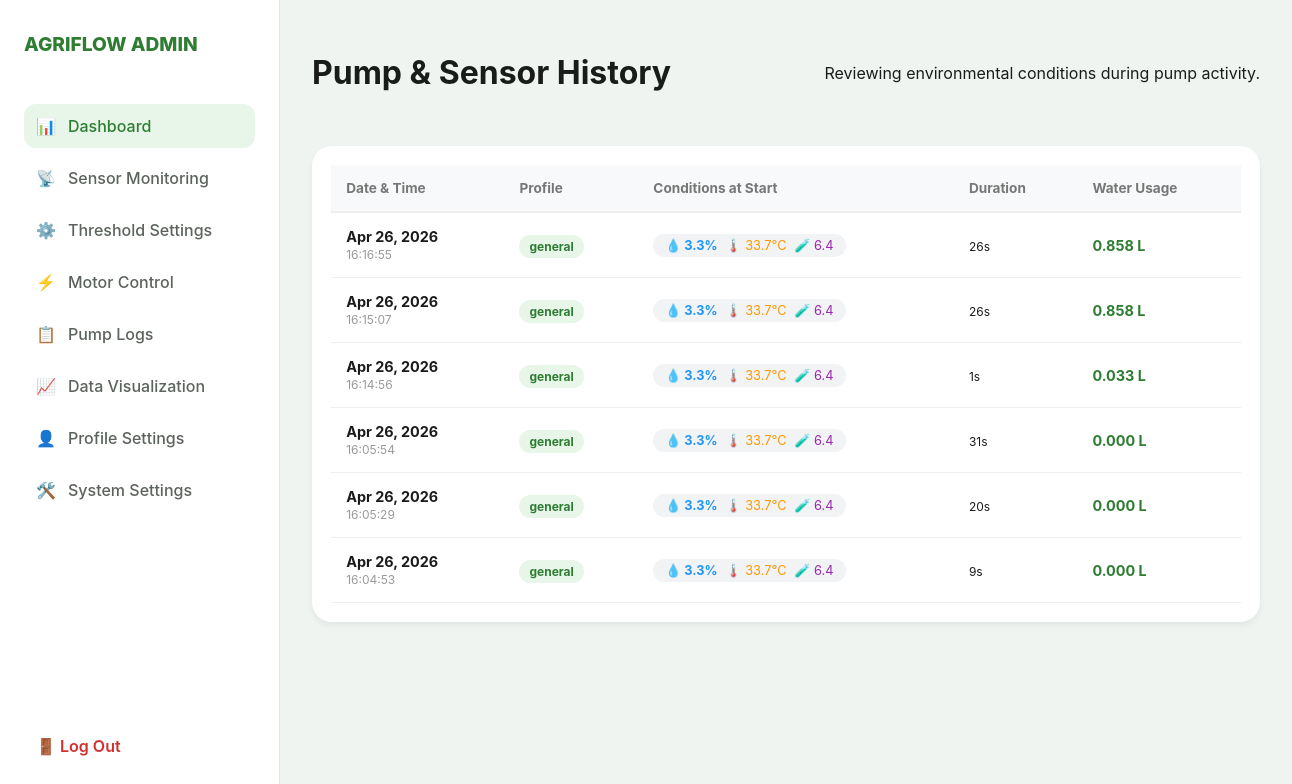
The page /agriflow_web/pump_logs.php (signed in) on the database its author committed.
### tables this page shows
CREATE TABLE `pump_logs` (
  `id` int(11) NOT NULL,
  `start_time` datetime DEFAULT current_timestamp(),
  `end_time` datetime DEFAULT NULL,
  `duration_seconds` int(11) DEFAULT 0,
  `liters_used` float DEFAULT 0
);

CREATE TABLE `device_controls` (
  `id` int(11) NOT NULL,
  `mode` varchar(10) DEFAULT 'manual',
  `pump_status` tinyint(1) DEFAULT 0,
  `selected_plant` varchar(50) DEFAULT 'general',
  `initialized` tinyint(1) DEFAULT 0,
  `auto_lock` tinyint(1) DEFAULT 0
);

### agriflow_web/pump_logs.php (the view, shortened to what this page needs)
<?php
$host = 'localhost';
$dbname = 'agriflow_db';
$username = 'root';
$password = '';
try {
    $pdo = new PDO("mysql:host=$host;dbname=$dbname", $username, $password);
    $pdo->setAttribute(PDO::ATTR_ERRMODE, PDO::ERRMODE_EXCEPTION);
    $stmt = $pdo->query("
        SELECT
            pl.*,
            dc.selected_plant,
            (SELECT moisture FROM sensor_logs WHERE timestamp <= pl.start_time ORDER BY timestamp DESC LIMIT 1) as start_moisture,
            (SELECT temp FROM sensor_logs WHERE timestamp <= pl.start_time ORDER BY timestamp DESC LIMIT 1) as start_temp,
            (SELECT ph FROM sensor_logs WHERE timestamp <= pl.start_time ORDER BY timestamp DESC LIMIT 1) as start_ph
        FROM pump_logs pl
        CROSS JOIN device_controls dc
        WHERE dc.id = 1
        ORDER BY pl.start_time DESC
    ");
    $logs = $stmt->fetchAll(PDO::FETCH_ASSOC);
} catch (PDOException $e) {
    die("Connection failed: " . $e->getMessage());
}
?>
<!DOCTYPE html>
<html lang="en">
<head>
    <link rel="stylesheet" href="style.css">
</head>
<body>
    <?php include('sidebar/sidebar.php'); ?>
    <main>
        <header>
            <h1>Pump & Sensor History</h1>
            <p>Reviewing environmental conditions during pump activity.</p>
        </header>
        <section class="log-table-container">
            <table>
                <thead>
                    <tr>
                        <th>Date & Time</th>
                        <th>Profile</th>
                        <th>Conditions at Start</th>
                        <th>Duration</th>
                        <th>Water Usage</th>
                    </tr>
                </thead>
                <tbody>
                    <?php foreach ($logs as $log): ?>
                    <tr>
                        <td>
                            <strong><?php echo date('M d, Y', strtotime($log['start_time'])); ?></strong><br>
                            <small style="color:#999"><?php echo date('H:i:s', strtotime($log['start_time'])); ?></small>
                        </td>
                        <td><span class="plant-badge"><?php echo str_replace('_', ' ', $log['selected_plant']); ?></span></td>
                        <td>
                            <div class="sensor-pill">
                                <span class="moisture-val">💧 <?php echo number_format($log['start_moisture'] ?? 0, 1); ?>%</span>
                                <span class="temp-val">🌡️ <?php echo number_format($log['start_temp'] ?? 0, 1); ?>°C</span>
                                <span class="ph-val">🧪 <?php echo number_format($log['start_ph'] ?? 0, 1); ?></span>
                            </div>
                        </td>
                        <td><small><?php echo $log['duration_seconds']; ?>s</small></td>
                        <td style="font-weight: bold; color: #2e7d32;">
                            <?php echo number_format($log['liters_used'], 3); ?> L
                        </td>
                    </tr>
                    <?php endforeach; ?>
                </tbody>
            </table>
        </section>
    </main>
</body>
</html>

### agriflow_web/sidebar/sidebar.php (shortened to what this page needs)
<nav class="sidebar" id="sidebar">
    <div>
        <a href="#" class="nav-logo">AGRIFLOW ADMIN</a>
        <ul class="nav-links">
            <li><a href="dashboard.php" class="active"><span>📊</span> Dashboard</a></li>
            <li><a href="sensor_monitoring.php"><span>📡</span> Sensor Monitoring</a></li>
            <li><a href="threshold_settings.php"><span>⚙️</span> Threshold Settings</a></li>
            <li><a href="motor_control.php"><span>⚡</span> Motor Control</a></li>
            <li><a href="pump_logs.php"><span>📋</span> Pump Logs</a></li>
            <li><a href="data_visualtion.php"><span>📈</span> Data Visualization</a></li>
            <li><a href="profile.php"><span>👤</span> Profile Settings</a></li>
            <li><a href="system_settings.php"><span>🛠️</span> System Settings</a></li>
        </ul>
    </div>
    <a href="Index.php" class="logout-btn" onclick="return confirmLogout(event)">🚪 Log Out</a>
</nav>

### agriflow_web/style.css (style rules this page uses)
:root { --bg: #f0f4f0; --sidebar-bg: #ffffff; --accent: #2e7d32; --text: #1a1c1a; --secondary: #5c635c; --danger: #d32f2f; --transition: all 0.3s cubic-bezier(0.4, 0, 0.2, 1); }
* { box-sizing: border-box; }
body { margin: 0; font-family: 'Inter', sans-serif; background-color: var(--bg); color: var(--text); display: flex; min-height: 100vh; }
.sidebar { width: 280px; background: var(--sidebar-bg); border-right: 1px solid #e0e6e0; padding: 2rem 1.5rem; display: flex; flex-direction: column; justify-content: space-between; position: fixed; height: 100vh; z-index: 1000; transition: var(--transition); }
.nav-logo { font-weight: 800; color: var(--accent); font-size: 1.2rem; text-decoration: none; margin-bottom: 3rem; display: block; }
.nav-links { list-style: none; padding: 0; margin: 0; }
.nav-links li { margin-bottom: 0.5rem; }
.nav-links a { text-decoration: none; color: var(--secondary); font-weight: 500; display: flex; align-items: center; gap: 12px; padding: 12px; border-radius: 12px; transition: var(--transition); }
.nav-links a:hover, .nav-links a.active { background: #e8f5e9; color: var(--accent); }
.logout-btn { color: var(--danger); text-decoration: none; font-weight: 600; padding: 12px; border-radius: 12px; }
main { flex: 1; margin-left: 280px; padding: 2rem; transition: var(--transition); max-width: 100%; }
header { display: flex; justify-content: space-between; align-items: center; flex-wrap: wrap; gap: 1rem; margin-bottom: 2rem; }

### agriflow_web/pump_logs.php (style rules this page uses)
.log-table-container { background: white; padding: 1.2rem; border-radius: 20px; box-shadow: 0 4px 6px rgba(0,0,0,0.05); overflow-x: auto; }
table { width: 100%; border-collapse: collapse; min-width: 900px; }
th { background: #f8f9fa; padding: 15px; text-align: left; font-size: 0.85rem; color: #777; border-bottom: 2px solid #eee; }
td { padding: 15px; border-bottom: 1px solid #eee; font-size: 0.9rem; vertical-align: middle; }
.sensor-pill { display: inline-flex; gap: 8px; background: #f1f3f5; padding: 4px 12px; border-radius: 50px; font-size: 0.8rem; color: #444; }
.moisture-val { color: #2196f3; font-weight: bold; }
.temp-val { color: #ff9800; }
.ph-val { color: #9c27b0; }
.plant-badge { background: #e8f5e9; color: #2e7d32; padding: 4px 10px; border-radius: 20px; font-size: 0.75rem; font-weight: bold; }

### rows shown on the page
pump_logs: start_time "Apr 26, 2026", start_time "16:16:55", device_controls.selected_plant "general", start_moisture "3.3", start_temp "33.7", start_ph "6.4", duration_seconds "26", liters_used "0.858"
pump_logs: start_time "Apr 26, 2026", start_time "16:15:07", device_controls.selected_plant "general", start_moisture "3.3", start_temp "33.7", start_ph "6.4", duration_seconds "26", liters_used "0.858"
pump_logs: start_time "Apr 26, 2026", start_time "16:14:56", device_controls.selected_plant "general", start_moisture "3.3", start_temp "33.7", start_ph "6.4", duration_seconds "1", liters_used "0.033"
pump_logs: start_time "Apr 26, 2026", start_time "16:05:54", device_controls.selected_plant "general", start_moisture "3.3", start_temp "33.7", start_ph "6.4", duration_seconds "31", liters_used "0.000"
pump_logs: start_time "Apr 26, 2026", start_time "16:05:29", device_controls.selected_plant "general", start_moisture "3.3", start_temp "33.7", start_ph "6.4", duration_seconds "20", liters_used "0.000"
pump_logs: start_time "Apr 26, 2026", start_time "16:04:53", device_controls.selected_plant "general", start_moisture "3.3", start_temp "33.7", start_ph "6.4", duration_seconds "9", liters_used "0.000"
